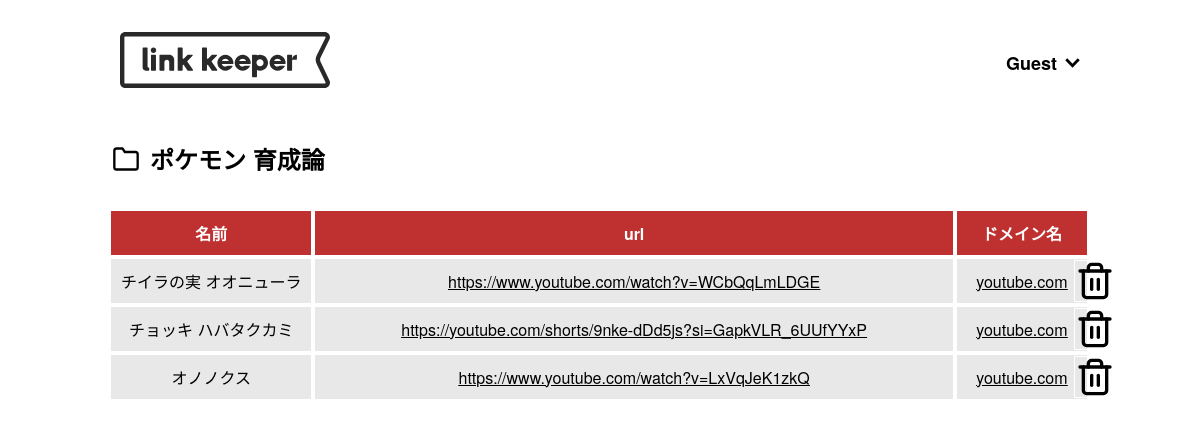
Screenshot of /userpage/3/ポケモン 育成論 with the database file from the repository.
### models.py (models this page shows, shortened)
class Folder(db.Model):
    __tablename__ = 'folder'
    folder_id = db.Column(db.Integer, primary_key=True, autoincrement=True)
    user_id = db.Column(db.Integer, db.ForeignKey('user.user_id'), nullable=False)
    folder_name = db.Column(db.String(255), nullable=False)
    folder_color_id = db.Column(db.Integer, db.ForeignKey('folder_color.folder_color_id'), nullable=False)
    folder_color = db.relationship('FolderColor', backref='folders')
    urls = db.relationship('Url', backref='folder', cascade="all, delete-orphan", lazy='dynamic')
    __table_args__ = (db.UniqueConstraint('user_id', 'folder_name', name='unique_folder_name_per_user'),)

class Url(db.Model):
    __tablename__ = 'url'
    user_id = db.Column(db.Integer, db.ForeignKey('user.user_id'), nullable=False)
    url_id = db.Column(db.Integer, primary_key=True, autoincrement=True)
    url = db.Column(db.String(2550), nullable=False)
    url_name = db.Column(db.String(255), nullable=False)
    domain = db.Column(db.String(255), nullable=False)
    folder_id = db.Column(db.Integer, db.ForeignKey('folder.folder_id', ondelete='CASCADE'), nullable=False)
    def __repr__(self):
        return f"{self.url}"

### routes.py (the view, shortened to what this page needs)
@app.route('/userpage/<int:folder_id>/<folder_name>', endpoint='folder', methods=['GET', 'POST'])
def folder(folder_id, folder_name):
    if request.method == 'GET':
        from models import Folder, Url
        folder_name = folder_name.replace('<br>', ' ')
        folder = Folder.query.filter_by(folder_id=folder_id).first()
        if folder:
            urls = folder.urls.all()
            color = folder.folder_color.color
            return render_template('views_folder.html', folder=folder, urls=urls, color=color, folder_id=folder_id, folder_name=folder_name)
        else:
            return "Folder not found", 404

### templates/views_folder.html (shortened to what this page needs)
{% extends "header.html" %}
{% block content %}
    <main>
        <div class="folder_urls">
            <div class="folder_title">
                <div class="before"></div>
                <h1>{{ folder_name }}</h1>
            </div>
            <table>
                <tr>
                    <th class="{{ color }}">名前</th>
                    <th class="{{ color }} url">url</th>
                    <th class="{{ color }}">ドメイン名</th>
                </tr>
                {% for url in urls %}
                <tr class="urls_tr">
                    <td>{{ url.url_name }}</td>
                    <td class="url"><div class="url-content"><a href="{{ url }}" target="_blank" rel="noopener noreferrer">{{ url }}</a></div></td>
                    <td class="domain"><div class="url-content"><a href="http://{{ url.domain }}" target="_blank" rel="noopener noreferrer">{{ url.domain }}</a></div></td>
                    <td class="after" data-url-id="{{ url.url_id }}"></td>
                </tr>
                {% endfor %}
            </table>
        </div>
    </main>
{% endblock %}

### static/css/style.css (style rules this page uses)
:root { --red: #BF3131; --yellow: #F6AE2D; --blue: #21BBEC; --green: #60D286; --gray: #7E8083; }
.backgroundcolor-red { background: var(--red); }
body { margin: 0px; padding: 0px; }
h1, h2 { font-weight: bold; }
.folder_urls { margin: 100px auto; width: auto; }
.folder_urls h1 { display: inline-block; font-size: 24px; width: auto; }
.folder_urls .before { width: 28px; height: 28px; background-image: url("../img/folder.svg"); background-size: contain; vertical-align: middle; margin-right: 10px; }
.folder_title { display: flex; align-items: center; margin: 8px 10px 16px 4px; }
.folder_urls { width: 82%; margin: 0 auto; }
.folder_urls table { text-align: center; border-collapse: separate; width: 100%; }
.folder_urls table th { padding: 10px; border: solid 1px #ffffff; color: #ffffff; }
.folder_urls table td { padding: 10px; border: solid 1px #ffffff; white-space: nowrap; overflow: hidden; }
.folder_urls table td:not(.after) { background: #e8e8e8; }
.url { width: 75%; max-width: 0.1em; overflow: hidden; }
.domain { width: 15%; max-width: 0.1em; overflow: hidden; }
.url-content { text-decoration: underline; }
.url-content { display: block; overflow-x: auto; white-space: nowrap; -ms-overflow-style: none; scrollbar-width: none; }
.folder_urls a { color: #000; font-weight: 300; }
.urls_tr { position: relative; }
.after { width: 20px; height: 20px; background-image: url("../img/trash.svg"); background-size: contain; vertical-align: middle; position: absolute; right: -26px; top: 50%; transform: translateY(-50%); cursor: pointer; }

### rows the page displays
Folder: folder_name "ポケモン 育成論"
Url: url_name "チイラの実 オオニューラ", url "https://www.youtube.com/watch?v=WCbQqLmLDGE", domain "youtube.com"
Url: url_name "チョッキ ハバタクカミ", url "https://youtube.com/shorts/9nke-dDd5js?si=GapkVLR_6UUfYYxP", domain "youtube.com"
Url: url_name "オノノクス", url "https://www.youtube.com/watch?v=LxVqJeK1zkQ", domain "youtube.com"
